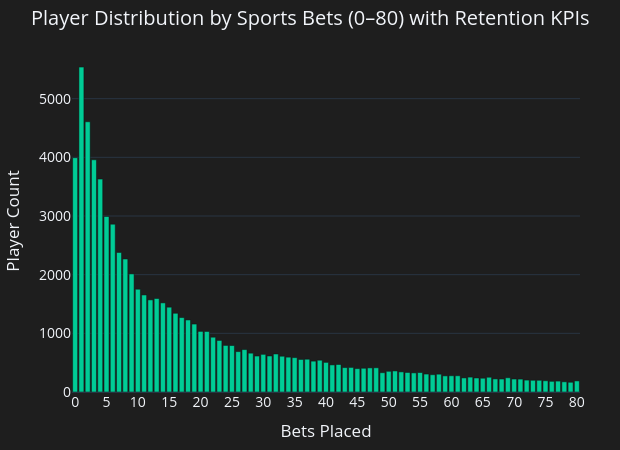

The notebook cell saved with this chart:
### Code cell
import plotly.express as px
import pandas as pd
# Grouping with KPIs
kpi_data = df[df["sports_bets_placed_14d"] <= 80].groupby("sports_bets_placed_14d").agg(
    player_count=("userid", "count"),
    avg_retention_day1=("sports_login_day1", "mean"),
    avg_retention_day7=("sports_login_day7", "mean")
).reset_index()
# Format retention for better display (as %)
kpi_data["Retention D1 (%)"] = (kpi_data["avg_retention_day1"] * 100).round(1)
kpi_data["Retention D7 (%)"] = (kpi_data["avg_retention_day7"] * 100).round(1)
# Tooltip with KPIs
hover_data = {
    "player_count": True,
    "Retention D1 (%)": True,
    "Retention D7 (%)": True,
    "sports_bets_placed_14d": True
}
fig = px.bar(
    kpi_data,
    x="sports_bets_placed_14d",
    y="player_count",
    title="Player Distribution by Sports Bets (0–80) with Retention KPIs",
    labels={"sports_bets_placed_14d": "Bets Placed", "player_count": "Player Count"},
    color_discrete_sequence=["#00CC96"],
    hover_data=hover_data,
    template="plotly_dark"
)
fig.update_layout(
    xaxis=dict(dtick=5),
    height=450,
    width=620,
    plot_bgcolor="#1e1e1e",
    paper_bgcolor="#1e1e1e",
    font=dict(size=14),
    margin=dict(l=40, r=40, t=50, b=50)
)
from IPython.display import HTML
HTML(fig.to_html(include_plotlyjs="cdn"))

### Figure 1 — Plotly figure (JSON) as saved in the notebook; plotly's stock layout.template omitted (floating-point values rounded to 4 significant figures; data arrays with more than 128 entries replaced by an {"elided": "..."} marker saying what was removed)
{"data": [{"customdata": {"elided": "81x2 float values"}, "hovertemplate": "Bets Placed=%{x}<br>Player Count=%{y}<br>Retention D1 (%)=%{customdata[0]}<br>Retention D7 (%)=%{customdata[1]}<extra></extra>", "legendgroup": "", "marker": {"color": "#00CC96", "pattern": {"shape": ""}}, "name": "", "orientation": "v", "showlegend": false, "textposition": "auto", "type": "bar", "x": [0, 1, 2, 3, 4, 5, 6, 7, 8, 9, 10, 11, 12, 13, 14, 15, 16, 17, 18, 19, 20, 21, 22, 23, 24, 25, 26, 27, 28, 29, 30, 31, 32, 33, 34, 35, 36, 37, 38, 39, 40, 41, 42, 43, 44, 45, 46, 47, 48, 49, 50, 51, 52, 53, 54, 55, 56, 57, 58, 59, 60, 61, 62, 63, 64, 65, 66, 67, 68, 69, 70, 71, 72, 73, 74, 75, 76, 77, 78, 79, 80], "xaxis": "x", "y": [3994, 5538, 4606, 3958, 3629, 2992, 2861, 2379, 2267, 2013, 1752, 1654, 1570, 1594, 1519, 1446, 1342, 1269, 1228, 1158, 1033, 1032, 934, 879, 794, 792, 689, 723, 662, 613, 642, 614, 648, 610, 594, 586, 555, 559, 526, 542, 505, 462, 469, 416, 419, 399, 405, 411, 413, 329, 353, 359, 343, 333, 326, 332, 306, 295, 304, 275, 277, 277, 240, 254, 239, 235, 252, 223, 221, 243, 221, 220, 203, 200, 200, 192, 182, 186, 174, 166, 189], "yaxis": "y"}], "layout": {"barmode": "relative", "font": {"size": 14}, "height": 450, "legend": {"tracegroupgap": 0}, "margin": {"b": 50, "l": 40, "r": 40, "t": 50}, "paper_bgcolor": "#1e1e1e", "plot_bgcolor": "#1e1e1e", "title": {"text": "Player Distribution by Sports Bets (0–80) with Retention KPIs"}, "width": 620, "xaxis": {"anchor": "y", "domain": [0, 1], "dtick": 5, "title": {"text": "Bets Placed"}}, "yaxis": {"anchor": "x", "domain": [0, 1], "title": {"text": "Player Count"}}}}
